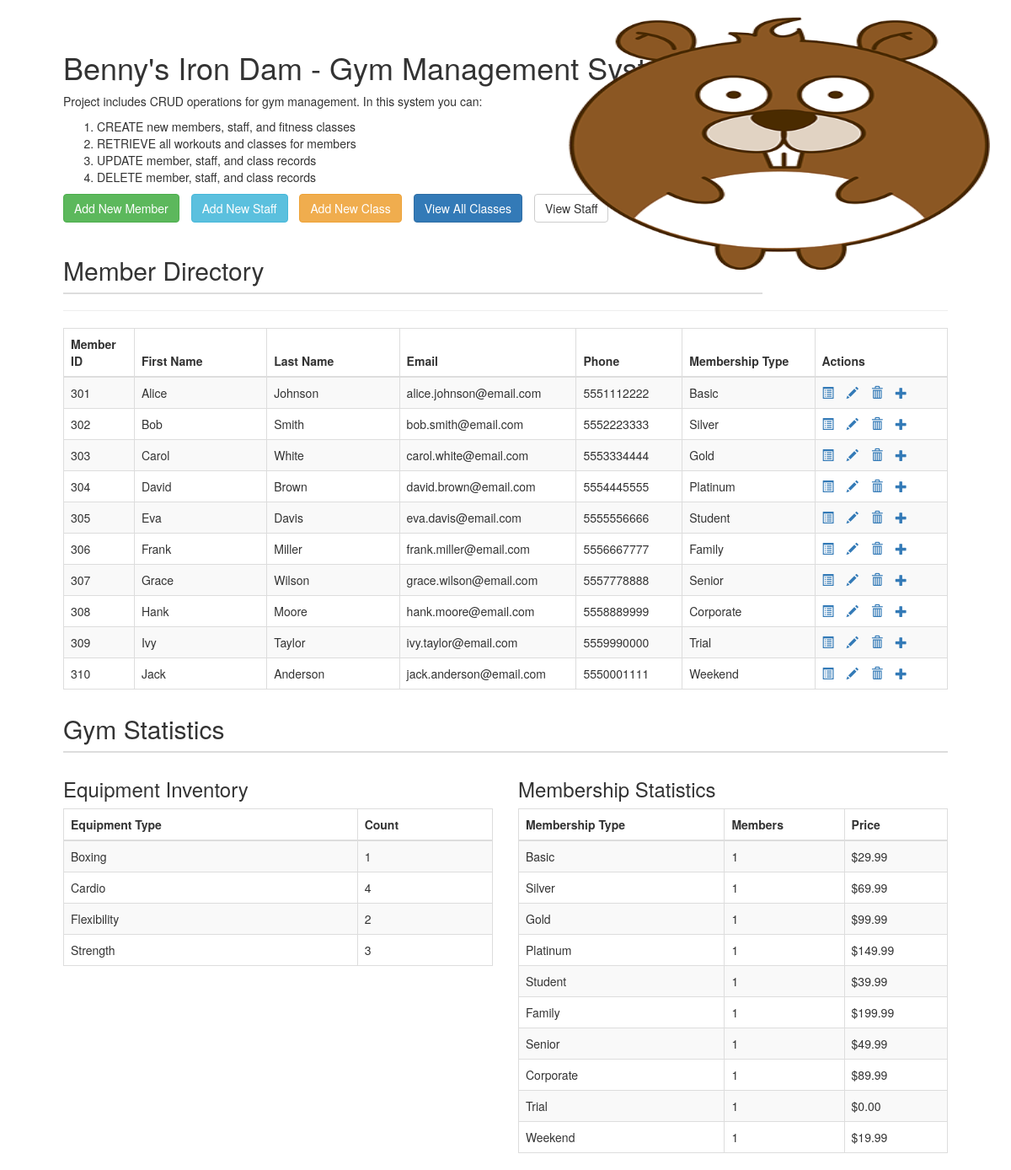
The page / on the database its author committed.
### tables this page shows
CREATE TABLE Member (
    MemberID INT PRIMARY KEY,
    FirstName VARCHAR(255),
    LastName VARCHAR(255),
    Email VARCHAR(255),
    Phone VARCHAR(50),
    Address VARCHAR(255),
    DateOfBirth DATE,
    MembershipTypeID INT,
    FOREIGN KEY (MembershipTypeID) REFERENCES MembershipType(MembershipTypeID)
);

CREATE TABLE MembershipType (
    MembershipTypeID INT PRIMARY KEY,
    TypeName VARCHAR(255),
    Description TEXT,
    Duration INT,  
    Price DECIMAL(10,2),
    Benefits TEXT
);

### index.php (the view, shortened to what this page needs)
<!DOCTYPE html>
<html lang="en">
<head>
<link rel="stylesheet" href="https://maxcdn.bootstrapcdn.com/bootstrap/3.4.1/css/bootstrap.min.css">
</head>
<body>
    <div class="wrapper">
        <div class="container-fluid">
            <div class="row">
                <div class="col-md-12">
		    <div class="page-header clearfix">
		     <h1>Benny's Iron Dam - Gym Management System</h1>
             <img src="images/logo.png" alt="Benny's Iron Dam Logo" class="gym-logo-header-right">
                       <p>Project includes CRUD operations for gym management. In this system you can:
				<ol> 	<li>CREATE new members, staff, and fitness classes</li>
					<li>RETRIEVE all workouts and classes for members</li>
                                        <li>UPDATE member, staff, and class records</li>
					<li>DELETE member, staff, and class records</li>
				</ol>
		    <div class="nav-buttons">
		        <a href="members/createMember.php" class="btn btn-success">Add New Member</a>
		        <a href="staff/createStaff.php" class="btn btn-info">Add New Staff</a>
		        <a href="classes/createFitnessClass.php" class="btn btn-warning">Add New Class</a>
		        <a href="classes/viewAllClasses.php" class="btn btn-primary">View All Classes</a>
		        <a href="staff/viewStaff.php" class="btn btn-default">View Staff</a>
		    </div>
		    <h2 class="section-header">Member Directory</h2>
                    </div>
                    <?php
                    $sql = "SELECT m.MemberID, m.FirstName, m.LastName, m.Email, m.Phone, mt.TypeName
                            FROM Member m
                            LEFT JOIN MembershipType mt ON m.MembershipTypeID = mt.MembershipTypeID
                            ORDER BY m.MemberID ASC";
                    if($result = mysqli_query($link, $sql)){
                        if(mysqli_num_rows($result) > 0){
                            echo "<table class='table table-bordered table-striped'>";
                                echo "<thead>";
                                    echo "<tr>";
                                        echo "<th width=8%>Member ID</th>";
                                        echo "<th width=15%>First Name</th>";
                                        echo "<th width=15%>Last Name</th>";
                                        echo "<th width=20%>Email</th>";
                                        echo "<th width=12%>Phone</th>";
                                        echo "<th width=15%>Membership Type</th>";
                                        echo "<th width=15%>Actions</th>";
                                    echo "</tr>";
                                echo "</thead>";
                                echo "<tbody>";
                                while($row = mysqli_fetch_array($result)){
                                    echo "<tr>";
                                        echo "<td>" . $row['MemberID'] . "</td>";
                                        echo "<td>" . $row['FirstName'] . "</td>";
                                        echo "<td>" . $row['LastName'] . "</td>";
										echo "<td>" . $row['Email'] . "</td>";
										echo "<td>" . $row['Phone'] . "</td>";
										echo "<td>" . ($row['TypeName'] ?? 'No Membership') . "</td>";
                                        echo "<td>";
                                            echo "<a href='members/viewWorkouts.php?MemberID=". $row['MemberID']."&LastName=".$row['LastName']."' title='View Workouts' data-toggle='tooltip'><span class='glyphicon glyphicon-list-alt'></span></a>";
                                            echo "<a href='members/updateMember.php?MemberID=". $row['MemberID'] ."' title='Update Member' data-toggle='tooltip'><span class='glyphicon glyphicon-pencil'></span></a>";
                                            echo "<a href='members/deleteMember.php?MemberID=". $row['MemberID'] ."' title='Delete Member' data-toggle='tooltip'><span class='glyphicon glyphicon-trash'></span></a>";
                                            echo "<a href='members/addWorkout.php?MemberID=". $row['MemberID']."&LastName=".$row['LastName']."' title='Add Workout' data-toggle='tooltip'><span class='glyphicon glyphicon-plus'></span></a>";
                                        echo "</td>";
                                    echo "</tr>";
                                }
                                echo "</tbody>";
                            echo "</table>";
                        } else{
                            echo "<p class='lead'><em>No members found.</em></p>";
                        }
                    } else{
                        echo "ERROR: Could not execute $sql. <br>" . mysqli_error($link);
                    }
					echo "<h2 class='section-header'>Gym Statistics</h2>";
					echo "<div class='row'>";
					echo "<div class='col-md-6'>";
					echo "<h3>Equipment Inventory</h3>";
                    $sql2 = "SELECT EquipmentType, COUNT(*) as Count FROM Equipment GROUP BY EquipmentType";
                    if($result2 = mysqli_query($link, $sql2)){
                        if(mysqli_num_rows($result2) > 0){
							echo "<table class='table table-bordered table-striped'>";
                                echo "<thead>";
                                    echo "<tr>";
                                        echo "<th>Equipment Type</th>";
                                        echo "<th>Count</th>";
                                    echo "</tr>";
                                echo "</thead>";
                                echo "<tbody>";
                                while($row = mysqli_fetch_array($result2)){
                                    echo "<tr>";
                                        echo "<td>" . $row['EquipmentType'] . "</td>";
                                        echo "<td>" . $row['Count'] . "</td>";
                                    echo "</tr>";
                                }
                                echo "</tbody>";
                            echo "</table>";
                        } else{
                            echo "<p class='lead'><em>No equipment found.</em></p>";
                        }
                    } else{
                        echo "ERROR: Could not execute equipment query. <br>" . mysqli_error($link);
                    }
                    echo "</div>";
                    echo "<div class='col-md-6'>";
                    echo "<h3>Membership Statistics</h3>";
                    $sql3 = "SELECT mt.TypeName, COUNT(m.MemberID) as MemberCount, mt.Price
                            FROM MembershipType mt
                            LEFT JOIN Member m ON mt.MembershipTypeID = m.MembershipTypeID
                            GROUP BY mt.MembershipTypeID
                            ORDER BY MemberCount DESC";
                    if($result3 = mysqli_query($link, $sql3)){
                        if(mysqli_num_rows($result3) > 0){
							echo "<table class='table table-bordered table-striped'>";
                                echo "<thead>";
                                    echo "<tr>";
                                        echo "<th>Membership Type</th>";
                                        echo "<th>Members</th>";
                                        echo "<th>Price</th>";
                                    echo "</tr>";
                                echo "</thead>";
                                echo "<tbody>";
                                while($row = mysqli_fetch_array($result3)){
                                    echo "<tr>";
                                        echo "<td>" . $row['TypeName'] . "</td>";
                                        echo "<td>" . $row['MemberCount'] . "</td>";
                                        echo "<td>$" . number_format($row['Price'], 2) . "</td>";
                                    echo "</tr>";
                                }
                                echo "</tbody>";
                            echo "</table>";
                        } else{
                            echo "<p class='lead'><em>No membership types found.</em></p>";
                        }
                    } else{
                        echo "ERROR: Could not execute membership query. <br>" . mysqli_error($link);
                    }
                    echo "</div>";
                    echo "</div>";
                    ?>
                </div>
            </div>
        </div>
    </div>
</body>
</html>

### index.php (style rules this page uses)
.wrapper { width: 90%; margin:0 auto; }
table tr td:last-child a { margin-right: 15px; }
.section-header { margin-top: 30px; border-bottom: 2px solid #ddd; padding-bottom: 10px; }
.nav-buttons { margin-bottom: 20px; }
.nav-buttons .btn { margin-right: 10px; margin-bottom: 10px; }
.gym-logo-header-right { position: absolute; top: -20px; right: -50px; height: 300px; width: 500px; z-index: 10; }
.page-header { position: relative; padding-right: 220px; }

### rows shown on the page
member: MemberID "301", FirstName "Alice", LastName "Johnson", Email "alice.johnson@email.com", Phone "5551112222", MembershipTypeID.TypeName "Basic"
member: MemberID "302", FirstName "Bob", LastName "Smith", Email "bob.smith@email.com", Phone "5552223333", MembershipTypeID.TypeName "Silver"
member: MemberID "303", FirstName "Carol", LastName "White", Email "carol.white@email.com", Phone "5553334444", MembershipTypeID.TypeName "Gold"
member: MemberID "304", FirstName "David", LastName "Brown", Email "david.brown@email.com", Phone "5554445555", MembershipTypeID.TypeName "Platinum"
member: MemberID "305", FirstName "Eva", LastName "Davis", Email "eva.davis@email.com", Phone "5555556666", MembershipTypeID.TypeName "Student"
member: MemberID "306", FirstName "Frank", LastName "Miller", Email "frank.miller@email.com", Phone "5556667777", MembershipTypeID.TypeName "Family"
member: MemberID "307", FirstName "Grace", LastName "Wilson", Email "grace.wilson@email.com", Phone "5557778888", MembershipTypeID.TypeName "Senior"
member: MemberID "308", FirstName "Hank", LastName "Moore", Email "hank.moore@email.com", Phone "5558889999", MembershipTypeID.TypeName "Corporate"
member: MemberID "309", FirstName "Ivy", LastName "Taylor", Email "ivy.taylor@email.com", Phone "5559990000", MembershipTypeID.TypeName "Trial"
member: MemberID "310", FirstName "Jack", LastName "Anderson", Email "jack.anderson@email.com", Phone "5550001111", MembershipTypeID.TypeName "Weekend"

### other values the page prints
$row['EquipmentType'] "Boxing"
$row['Count'] "1"
$row['EquipmentType'] "Cardio"
$row['Count'] "4"
$row['EquipmentType'] "Flexibility"
$row['Count'] "2"
$row['EquipmentType'] "Strength"
$row['Count'] "3"
$row['TypeName'] "Basic"
$row['MemberCount'] "1"
$row['Price'] "29.99"
$row['TypeName'] "Silver"
$row['Price'] "69.99"
$row['TypeName'] "Gold"
$row['Price'] "99.99"
